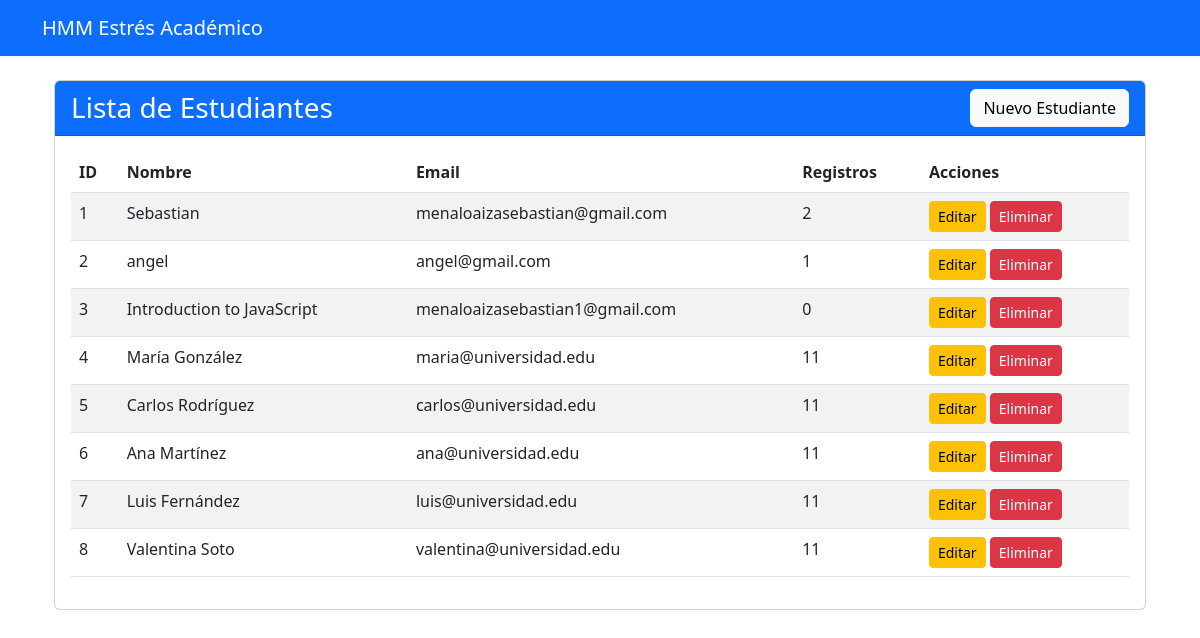
The app's page /students/ (signed in) with its own data.
### academic/models.py (models this page shows, shortened)
class Student(models.Model):
    name = models.CharField(max_length=100, verbose_name="Nombre completo")
    email = models.EmailField(unique=True, verbose_name="Correo electrónico")
    enrollment_date = models.DateField(auto_now_add=True, verbose_name="Fecha de registro")
    class Meta:
        verbose_name = "Estudiante"
        verbose_name_plural = "Estudiantes"

### academic/views.py (the view)
# urls.py: path('students/', views.student_list, name='student_list'),
@login_required
def student_list(request):
    students = Student.objects.all().prefetch_related('records')
    return render(request, 'academic/student_list.html', {'students': students})

### academic/templates/academic/student_list.html (shortened to what this page needs)
{% extends "academic/base.html" %}
{% block content %}
<div class="container mt-4">
    <div class="row">
        <div class="col-12">
            <div class="card">
                <div class="card-header bg-primary text-white d-flex justify-content-between align-items-center">
                    <h3 class="mb-0">Lista de Estudiantes</h3>
                    <a href="{% url 'academic:student_create' %}" class="btn btn-light">
                         Nuevo Estudiante
                    </a>
                </div>
                <div class="card-body">
                    {% if students %}
                        <div class="table-responsive">
                            <table class="table table-striped table-hover">
                                <thead>
                                    <tr>
                                        <th>ID</th>
                                        <th>Nombre</th>
                                        <th>Email</th>
                                        <th>Registros</th>
                                        <th>Acciones</th>
                                    </tr>
                                </thead>
                                <tbody>
                                    {% for student in students %}
                                    <tr>
                                        <td>{{ student.id }}</td>
                                        <td>{{ student.name }}</td>
                                        <td>{{ student.email }}</td>
                                        <td>{{ student.records.count }}</td>
                                        <td>
                                            <a href="{% url 'academic:student_update' student.id %}" class="btn btn-warning btn-sm">Editar</a>
                                            <a href="{% url 'academic:student_delete' student.id %}" class="btn btn-danger btn-sm">Eliminar</a>
                                        </td>
                                    </tr>
                                    {% endfor %}
                                </tbody>
                            </table>
                        </div>
                    {% endif %}
                </div>
            </div>
        </div>
    </div>
</div>
{% endblock %}

### records on screen
Student: id "1", name "Sebastian", email "menaloaizasebastian@gmail.com", records.count "2"
Student: id "2", name "angel", email "angel@gmail.com", records.count "1"
Student: id "3", name "Introduction to JavaScript", email "menaloaizasebastian1@gmail.com", records.count "0"
Student: id "4", name "María González", email "maria@universidad.edu", records.count "11"
Student: id "5", name "Carlos Rodríguez", email "carlos@universidad.edu", records.count "11"
Student: id "6", name "Ana Martínez", email "ana@universidad.edu", records.count "11"
Student: id "7", name "Luis Fernández", email "luis@universidad.edu", records.count "11"
Student: id "8", name "Valentina Soto", email "valentina@universidad.edu", records.count "11"
